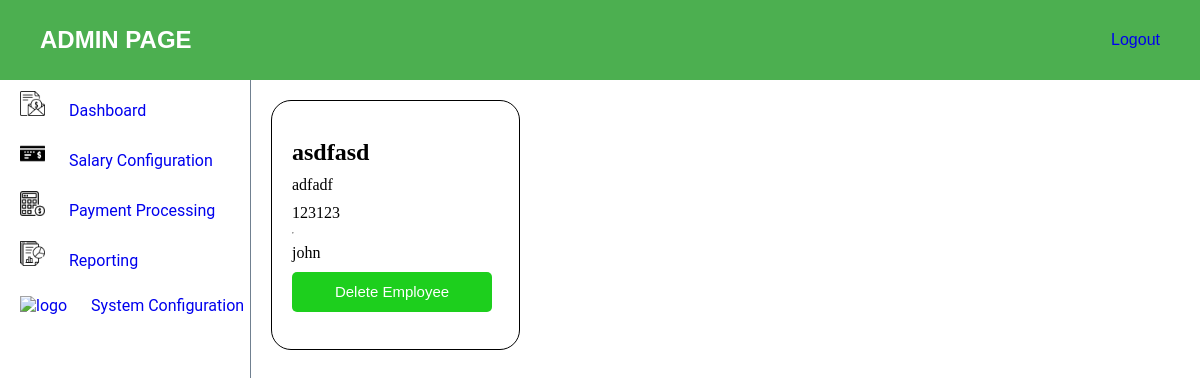
The app's page /admin-dashboard, older data.
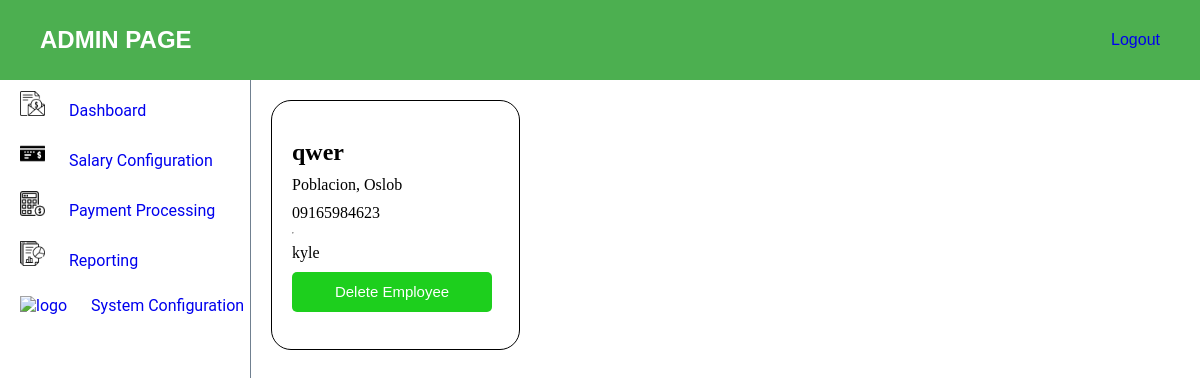
The same page, newer data.
### myapp/models.py (models this page shows, shortened)
class Employee(AbstractUser):
    name = models.CharField(max_length=255)
    email = models.EmailField()
    contact = models.CharField(max_length=15)
    address = models.TextField()
    username = models.CharField(max_length=255, unique=True)
    password = models.CharField(max_length=128)
    groups = models.ManyToManyField('auth.Group', related_name='employee_groups', blank=True)
    user_permissions = models.ManyToManyField('auth.Permission', related_name='employee_permissions', blank=True)

### myapp/views.py (the view)
# urls.py: path("admin-dashboard", views.admin_view, name="admin_view"),
def admin_view(request):
    employees = Employee.objects.all()
    return render(request, 'admin-view/admin.html', {
        'employees' : employees
    })

### myapp/templates/admin-view/admin.html (shortened to what this page needs)
{% load static %}
<!DOCTYPE html>
<html lang="en">
<head>
    <link rel="stylesheet" href="{% static 'css/navbar.css' %}">
    <link rel="stylesheet" href="{% static 'css/dashboard.css' %}">
    <link rel="stylesheet" href="{% static 'css/admin.css' %}">
    <link rel="stylesheet" href="{% static 'css/admin-dashboard.css' %}">
</head>
<body>
    <div class="admin-header">
        <h2>ADMIN PAGE</h2>
        <a href="{% url 'user_login' %}">Logout</a>
    </div>
    <div class="page-content">
        <aside class="aside-content">
            <ul class="aside-nav">
                <li class="aside-nav-items"><a href="{% url 'admin_view' %}">
                    <img class="sidenav-logo" src="{% static 'images/salary.png' %}" alt="logo">
                    Dashboard
                </a></li>
                <li class="aside-nav-items"><a href="{% url 'salary_config' %}">
                    <img class="sidenav-logo" src="{% static 'images/bank-check.png' %}" alt="logo">
                    Salary Configuration
                </a></li>
                <li class="aside-nav-items"><a href="{% url 'payment_proc' %}">
                    <img class="sidenav-logo" src="{% static 'images/calculator.png' %}" alt="logo">
                    Payment Processing
                </a></li>
                <li class="aside-nav-items"><a href="{% url 'reporting' %}">
                    <img class="sidenav-logo" src="{% static 'images/report.png' %}" alt="logo">
                    Reporting
                </a></li>
                <li class="aside-nav-items"><a href="{% url 'system_config' %}">
                    <img class="sidenav-logo" src="{% static 'images/system.png' %}" alt="logo">
                    System Configuration
                </a></li>
            </ul>
        </aside>
        <section class="admin-content">
            <div class="card-container">
                {% for employee in employees %}
                    <div class="card-content">
                        <h1>{{ employee.name }}</h1>
                        <p>{{ employee.address }}</p>
                        <p>{{ employee.contact }}</p>
                        <hr>
                        <p>{{ employee.username }}</p>
                        <a href="{% url 'delete_employee' username=employee.username %}"><button>Delete Employee</button></a>
                    </div>
                {% endfor %}
            </div>
        </section>
    </div>
</body>
</html>

Row changes from the older to the newer data that the page shows:
removed Employee: name "asdfasd", address "adfadf", contact "123123", username "john"
added Employee: name "qwer", address "Poblacion, Oslob", contact "09165984623", username "kyle"
